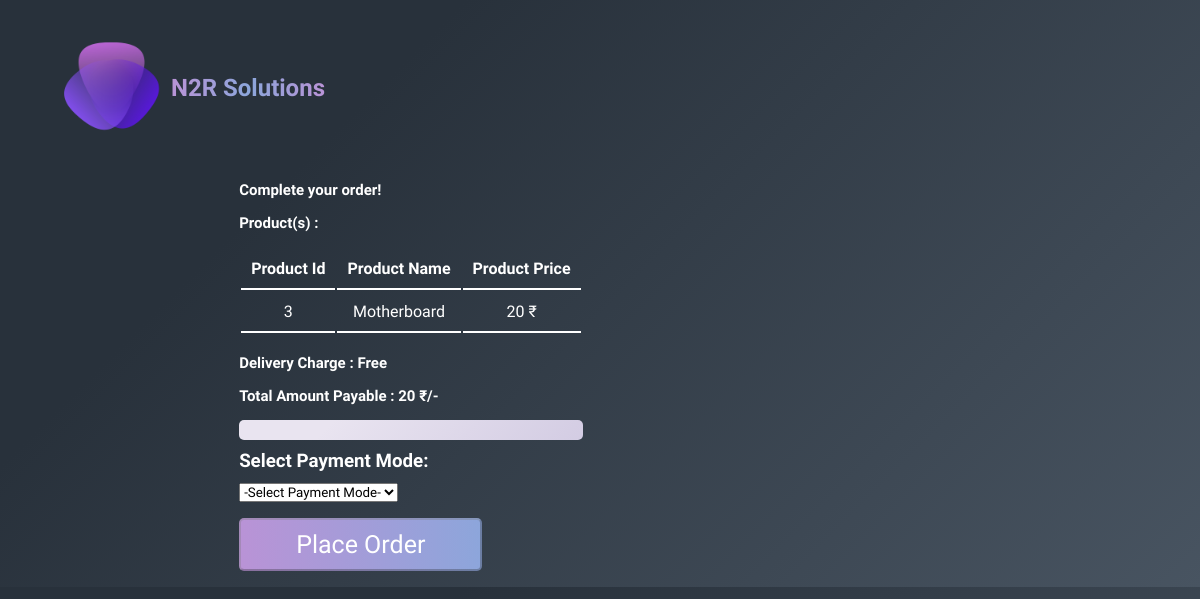
Screenshot of /checkout.php (signed in) with the database file from the repository.
### tables this page shows
CREATE TABLE `cart` (
  `prd_id` int(10) NOT NULL,
  `user_id` int(10) NOT NULL
);

CREATE TABLE `product_details` (
  `prd_id` int(20) NOT NULL,
  `prd_name` varchar(30) NOT NULL,
  `prd_desc` varchar(500) NOT NULL,
  `prd_price` float NOT NULL,
  `prd_photo` varchar(100) NOT NULL
);

### checkout.php (the view, shortened to what this page needs)
<!DOCTYPE html>
<html lang="en">
<head>
<link rel="stylesheet" href="css/checkout.css">
</head>
<body>
  <div class="header">
    <div class="container">
        <div class="navbar">
            <div class="logo">
                <a href="home.php"> <img src="./Assets/logo.png" alt="n2r logo" width="100px" height="100px"></a>
                <h2>N2R Solutions</h2>
            </div>
        </div>
<div class="details">
  <div class="container">
    <div class="row">
      <div>
        <h1>Complete your order!</h1>
        <div>
          <h1><b>Product(s) : </b></h1>
          <table>
        <tr>
        <th>Product Id</th>
        <th>Product Name</th>
        <th>Product Price</th>
        </tr>
         <?php
        include("config.php");
        $user = $_SESSION['user'];
        $Items = mysqli_query($link,"SELECT prd_id FROM cart WHERE user_id=$user");
        $total = 0;
        while($temp = mysqli_fetch_assoc($Items))
        {
           $id_sql = "SELECT prd_name , prd_price FROM product_details WHERE prd_id=$temp[prd_id]";
           $item_details = mysqli_query($link,$id_sql);
           while($temp2 = mysqli_fetch_assoc($item_details))
           {
            $str2 = (float)$temp2['prd_price'];
            echo "<tr>";
            echo "<td>" . $temp['prd_id'] . "</td>";
            echo "<td>" . $temp2['prd_name'] . "</td>";
            echo "<td>" . $temp2['prd_price'] . " &#x20B9</td>";
            echo "</tr>";
           }
           $total = $total + $str2;
        }
        ?>
        </table>
        <br>
          <h1><b>Delivery Charge : </b>Free</h1>
          <h1><b>Total Amount Payable : <?php echo $total; ?> &#x20B9/-</h1>
        </div>
        <div class="address-div" id="add-div">
        <div class='saved-add' id='add-card'>
        </div>
          </div>
        <form action="" method="post" id="placeOrder">
          <h3 id="mode" >Select Payment Mode:</h3>
          <div class="form-group">
            <select name="pmode" class="form-control" required>
              <option value="" selected disabled required>-Select Payment Mode-</option>
            </select>
          </div>
          <div class="form-group">
            <form method="post">
            <input type="submit" name="submit" id="submit" value="Place Order" class="btn" disabled>
            </form>
          </div>
        </form>
      </div>
    </div>
  </div>
  </div>
</body>
</html>

### Css/checkout.css (style rules this page uses)
* { margin: 0; padding: 0; box-sizing: border-box; font-family: 'Raleway',sans-serif; }
body { height: fit-content; background-image: linear-gradient(315deg, #485461 0%, #28313b 74%); }
.navbar { display: flex; align-items: center; padding: 20px; }
a { text-decoration: none; color: white; }
h1 { color: white; font-weight: bolder; font-size: 50px; }
.container { max-width: 1300px; height: fit-content; margin: auto; padding-left: 25px; padding-right: 25px; }
.row { display: flex; align-items: center; flex-wrap: wrap; justify-content: space-around; }
.btn { background-image: linear-gradient(to right, #B993D6 0%, #8CA6DB 51%, #B993D6 100%); display: inline-block; color:white; text-decoration: none; padding: 10px 55px 10px 55px; border-radius: 5px; margin: 1rem 0 1rem; font-size: 25px; background-size: 200% auto; }
.header { box-shadow: 2rem white; }
.header .row { margin-top: 0; }
.logo { display: flex; align-items: center; margin: 1rem 0 1rem 1rem; }
.logo > h2 { background-image: linear-gradient(to right, #B993D6 0%, #8CA6DB 51%, #B993D6 100%); background-clip:unset; -webkit-background-clip: text; -webkit-text-fill-color: transparent; left:8rem; top:2rem; margin-left: 10px; }
h1 { margin-bottom: 15px; color: white; font-size: 15px; }
.details { margin-top: 5px; }
table { color: white; text-align: center; }
td , th ,tr { padding: 10px; border-bottom: 2px solid white; }
#mode { margin-top: 10px; margin-bottom: 10px; color:white; }
.saved-add { display: flex; flex-direction: column; background-image: linear-gradient(315deg, #D3CCE3 0%, #E9E4F0 74%); border-radius: 5px; padding: 10px; color: black; margin-bottom: 5px; gap: 2px; }

### rows the page displays
cart: prd_id "3"
product_details: prd_name "Motherboard", prd_price "20"

### other values shown
$total "20"
